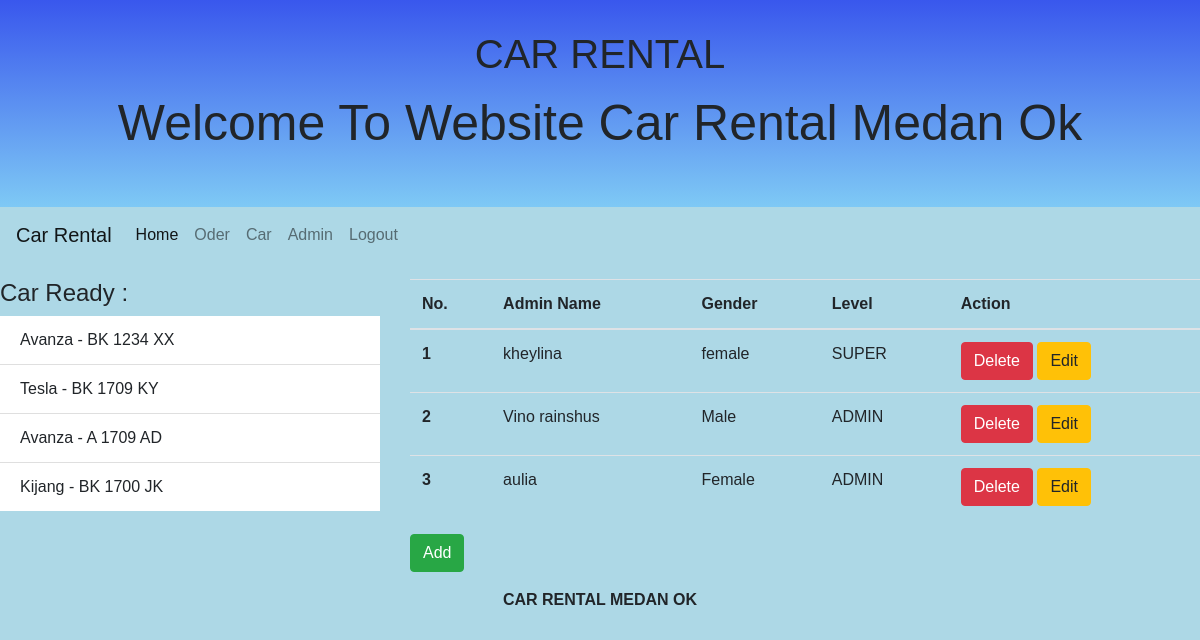
Page /index.php?x=admin (signed in) on the committed database.
### tables this page shows
CREATE TABLE `mobil` (
  `id_mobil` int(11) NOT NULL,
  `no_polisi` varchar(12) NOT NULL,
  `merk` varchar(90) NOT NULL,
  `tahun` varchar(10) NOT NULL,
  `harga` double NOT NULL,
  `s_mobil` varchar(20) NOT NULL
);

### index.php (the view, shortened to what this page needs)
<!doctype html>
<html lang="en">
  <head>
    <link rel="stylesheet" href="https://cdn.jsdelivr.net/npm/bootstrap@4.3.1/dist/css/bootstrap.min.css">
   <body>
   <div class="header">
  <h1>CAR RENTAL</h1>
  <p>Welcome To Website Car Rental Medan Ok</p>
  </div>
    <?php
    include("koneksi.php");
    ?>
 <div class="content ">
     <div class="row ">
         <div class="col-md-12">
         <nav class="navbar navbar-expand-lg  navbar-light  ">
  <a class="navbar-brand nav-color" href="#">Car Rental</a>
  <div class="collapse navbar-collapse nav-color" id="navbarSupportedContent">
    <ul class="navbar-nav mr-auto ">
      <li class="nav-item active">
        <a class="nav-link" href="?x=beranda">Home<span class="sr-only">(current)</span></a>
      </li>
      <li class="nav-item">
        <a class="nav-link" href="?x=order">Oder</a>
      </li>
      <li class="nav-item">
        <a class="nav-link" href="?x=mobil">Car</a>
      </li>
      <li class="nav-item">
        <a class="nav-link" href="?x=admin">Admin</a>
      </li>
      <li class="nav-item">
        <a class="nav-link" href="?x=keluar">Logout</a>
      </li>
    </ul>
  </div>
</nav>
         </div>
     </div>
     <div class="row mt-3 ">
       <div class="col-md-4">
      <h4>Car Ready : </h4>
      <div class="satu">
<ul class="list-group list-group-flush ">
        <?php
$cari=mysqli_query($koneksi,"select * from mobil where s_mobil='AKTIF'");
while($data=mysqli_fetch_array($cari)){
?>
  <li class="list-group-item"><?php echo $data['merk']." - ".$data['no_polisi']; ?></li>
 <?php
}
?>
</ul>
 </div>
      </div>
       <div class="col-md-8 nav-color ">
      <?php include "kontrol.php";
      ?>
  </div>
      </div>
        <div class="car1 mt-3">
          <div class="col-md-12 ">
          <p class=" car text-center font-weight-bold"> CAR RENTAL MEDAN OK</p>
          </div>
        </div>
      </div>
  </body>
</html>

### admin.php (shortened to what this page needs)
<!doctype html>
<html lang="en">
  <head>
    <link rel="stylesheet" href="https://cdn.jsdelivr.net/npm/bootstrap@4.3.1/dist/css/bootstrap.min.css">
  </head>
  <body>
      <?php
      include("koneksi.php");
      $cari=mysqli_query($koneksi, "select * from admin") or die (mysqli_error());
      ?>
  <table class="table table-hover">
  <thead>
    <tr>
      <th scope="col">No.</th>
      <th scope="col">Admin Name</th>
      <th scope="col">Gender</th>
      <th scope="col">Level</th>
      <th>Action</th>
    </tr>
  </thead>
  <tbody>
      <?php
      $no = 1;
        while ($data=mysqli_fetch_array($cari)){
      ?>
    <tr>
      <th scope="row"><?php echo $no; ?></th>
      <td><?php echo $data['nama_admin']; ?></td>
      <td><?php echo $data['jenkel_admin']; ?></td>
      <td><?php echo $data['level']; ?></td>
      <td>
          <a href="?x=hadmin&id=<?php echo $data['id_admin']; ?>" class="btn btn-danger">Delete</a>
          <a href="?x=eadmin&id=<?php echo $data['id_admin']; ?> " class="btn btn-warning">Edit</a>
    </td>
    </tr>
  <?php
    $no++;
    }
  ?>
  </tbody>
</table>
<a href="?x=tadmin" class="btn btn-success">Add</a>
  </body>
</html>

### index.php (style rules this page uses)
.header { padding: 30px; text-align: center; background: linear-gradient(#3957ED, #7EC9F5); font-size: 50px; }
.navbar { overflow: hidden; background-color:lightblue; }
.car { background-color:lightblue; }
.car1 { background-color: lightblue; }
.nav-color { background:lightblue; }
.satu { color:"lightblue"; }

### admin.php (style rules this page uses)
body { background-color:lightblue; font-family: arial; }

### rows in the picture
mobil: merk "Avanza", no_polisi "BK 1234 XX"
mobil: merk "Tesla", no_polisi "BK 1709 KY"
mobil: merk "Avanza", no_polisi "A 1709 AD"
mobil: merk "Kijang", no_polisi "BK 1700 JK"

### other values in the picture
$data['nama_admin'] "kheylina"
$data['jenkel_admin'] "female"
$data['level'] "SUPER"
$data['nama_admin'] "Vino rainshus"
$data['jenkel_admin'] "Male"
$data['level'] "ADMIN"
$data['nama_admin'] "aulia"
$data['jenkel_admin'] "Female"
